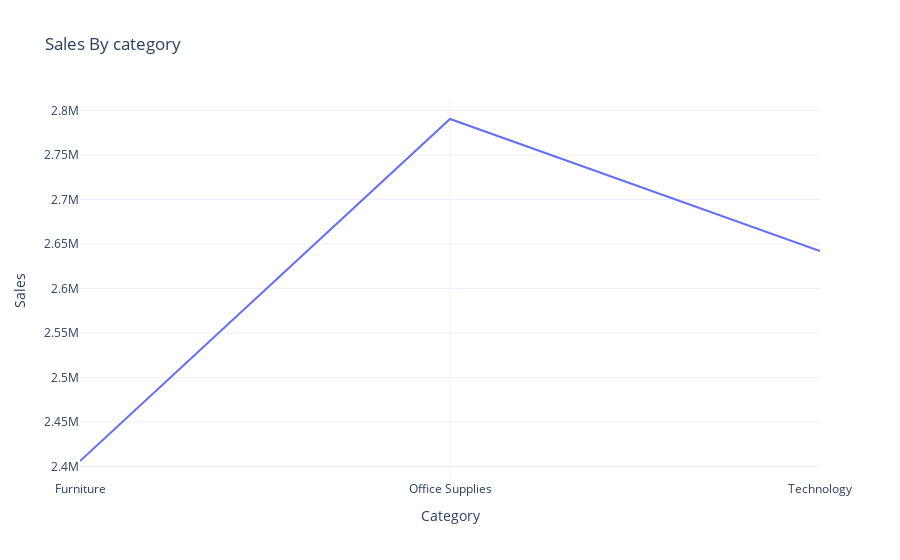

Notebook code cell kept with this figure:
### Code cell
fig.show()

### Figure 1 — Plotly figure (JSON) as saved in the notebook; plotly's stock layout.template omitted (floating-point values rounded to 4 significant figures)
{"data": [{"hovertemplate": "Category=%{x}<br>Sales=%{y}<extra></extra>", "legendgroup": "", "line": {"color": "#636efa", "dash": "solid"}, "marker": {"symbol": "circle"}, "mode": "lines", "name": "", "orientation": "v", "showlegend": false, "type": "scatter", "x": ["Furniture", "Office Supplies", "Technology"], "xaxis": "x", "y": [2406000.0, 2790000.0, 2642000.0], "yaxis": "y"}], "layout": {"legend": {"tracegroupgap": 0}, "title": {"text": "Sales By category"}, "xaxis": {"anchor": "y", "domain": [0, 1], "title": {"text": "Category"}}, "yaxis": {"anchor": "x", "domain": [0, 1], "title": {"text": "Sales"}}}}
